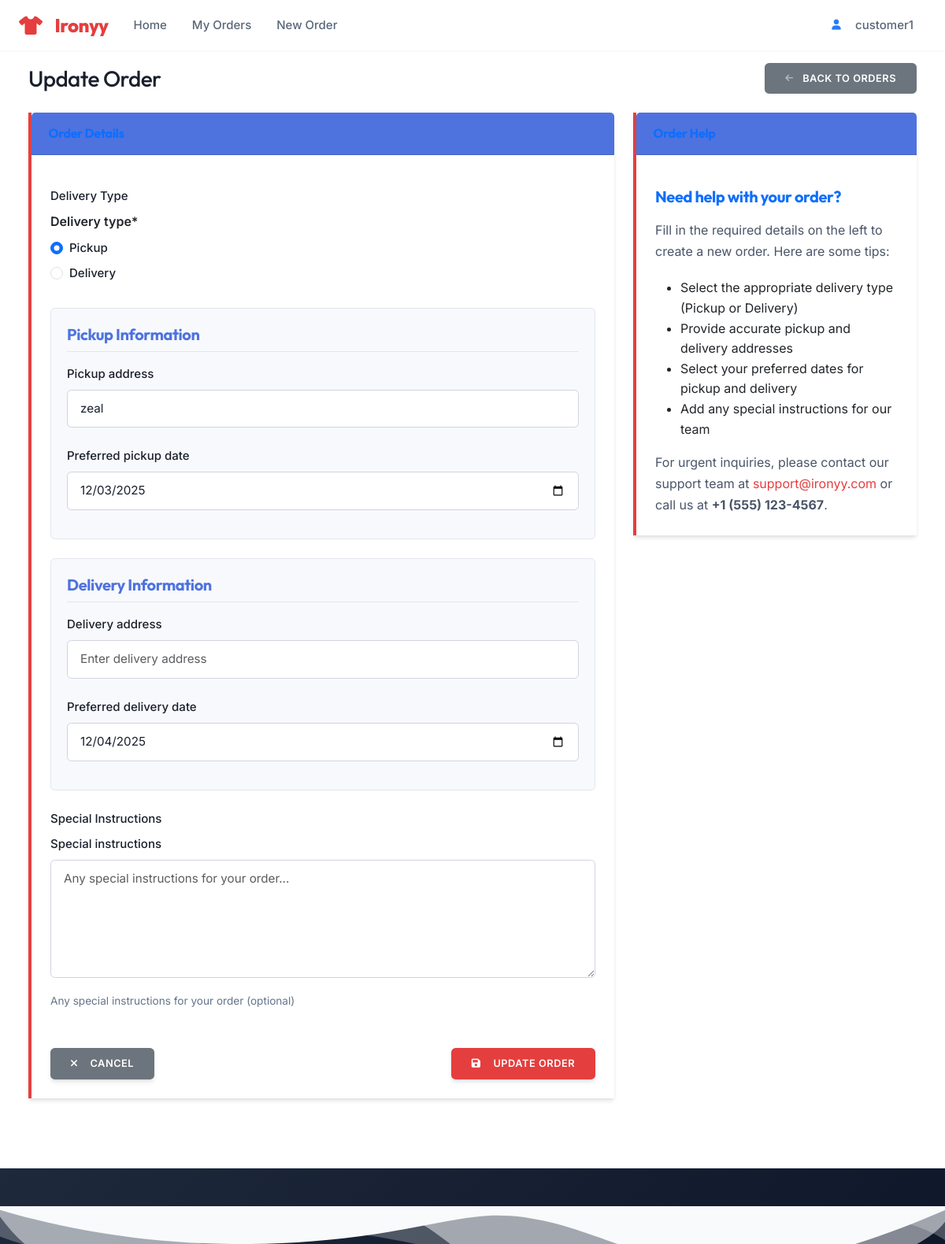
/orders/12/update/ (signed in), run on the app's committed database.
### accounts/models.py (models this page shows, shortened)
class User(AbstractUser):
    class Role(models.TextChoices):
        CUSTOMER = 'CUSTOMER', _('Customer')
        PRESS = 'PRESS', _('Press Person')
        DELIVERY = 'DELIVERY', _('Delivery Partner')
        ADMIN = 'ADMIN', _('Admin')
    username = None
    email = models.EmailField(
        _('email address'),
        unique=True,
        error_messages={
            'unique': _('A user with that email already exists.'),
        },
    )
    role = models.CharField(
        _('user role'),
        max_length=20,
        choices=Role.choices,
        default=Role.CUSTOMER,
        help_text=_('Designates the role of the user in the system.')
    )
    phone_regex = RegexValidator(
        regex=r'^\+?1?\d{9,15}$',
        message=_("Phone number must be entered in the format: '+999999999'. Up to 15 digits allowed.")
    )
    phone_number = models.CharField(
        _('phone number'),
        validators=[phone_regex],
        max_length=17,
        blank=True,
        null=True,
        help_text=_('Enter a valid phone number (e.g., +1234567890)')
    )
    is_active = models.BooleanField(
        _('active'),
        default=True,
        help_text=_(
            'Designates whether this user should be treated as active. '
            'Unselect this instead of deleting accounts.'
        ),
    )
    email_verified = models.BooleanField(
        _('email verified'),
        default=False,
        help_text=_('Designates whether this user has verified their email address.')
    )
    date_joined = models.DateTimeField(_('date joined'), default=timezone.now)
    last_login = models.DateTimeField(_('last login'), blank=True, null=True)
    updated_at = models.DateTimeField(_('updated at'), auto_now=True)
    USERNAME_FIELD = 'email'
    REQUIRED_FIELDS = ['first_name', 'last_name']
    objects = UserManager()
    class Meta(AbstractUser.Meta):
        verbose_name = _('user')
        verbose_name_plural = _('users')
        ordering = ['-date_joined']
        swappable = 'AUTH_USER_MODEL'
        permissions = [
            ('view_dashboard', 'Can view dashboard'),
            ('manage_users', 'Can manage users'),
            ('manage_orders', 'Can manage orders'),
        ]
    def get_short_name(self):
        return self.first_name or self.email.split('@')[0]
    @property
    def is_customer(self):
        return self.role == self.Role.CUSTOMER

### orders/models.py (models this page shows, shortened)
class Order(models.Model):
    class Status(models.TextChoices):
        DRAFT = 'draft', _('Draft')
        PENDING = 'pending', _('Pending Payment')
        CONFIRMED = 'confirmed', _('Confirmed')
        SCHEDULED_FOR_PICKUP = 'scheduled_for_pickup', _('Scheduled for Pickup')
        OUT_FOR_PICKUP = 'out_for_pickup', _('Out for Pickup')
        PICKED_UP = 'picked_up', _('Picked Up')
        PROCESSING = 'processing', _('In Progress')
        READY = 'ready', _('Ready for Delivery')
        OUT_FOR_DELIVERY = 'out_for_delivery', _('Out for Delivery')
        COMPLETED = 'completed', _('Completed')
        CANCELLED = 'cancelled', _('Cancelled')
        REFUNDED = 'refunded', _('Refunded')
        FAILED = 'failed', _('Failed')
    class PaymentStatus(models.TextChoices):
        PENDING = 'pending', _('Pending')
        AUTHORIZED = 'authorized', _('Authorized')
        PAID = 'paid', _('Paid')
        PARTIALLY_REFUNDED = 'partially_refunded', _('Partially Refunded')
        REFUNDED = 'refunded', _('Refunded')
        VOIDED = 'voided', _('Voided')
        FAILED = 'failed', _('Failed')
    class DeliveryType(models.TextChoices):
        PICKUP = 'pickup', _('Pickup')
        DELIVERY = 'delivery', _('Delivery')
    customer = models.ForeignKey(
        User,
        on_delete=models.PROTECT,
        related_name='orders',
        verbose_name=_('customer')
    )
    order_number = models.CharField(
        _('order number'),
        max_length=20,
        unique=True,
        db_index=True
    )
    status = models.CharField(
        _('status'),
        max_length=20,
        choices=Status.choices,
        default=Status.DRAFT,
        db_index=True
    )
    payment_status = models.CharField(
        _('payment status'),
        max_length=20,
        choices=PaymentStatus.choices,
        default=PaymentStatus.PENDING,
        db_index=True
    )
    delivery_type = models.CharField(
        _('delivery type'),
        max_length=10,
        choices=DeliveryType.choices,
        default=DeliveryType.PICKUP
    )
    pickup_address = models.TextField(_('pickup address'), blank=True)
    delivery_address = models.TextField(_('delivery address'), blank=True)
    preferred_pickup_date = models.DateField(_('preferred pickup date'), null=True, blank=True)
    preferred_delivery_date = models.DateField(_('preferred delivery date'), null=True, blank=True)
    subtotal = models.DecimalField(
        _('subtotal'),
        max_digits=10,
        decimal_places=2,
        default=Decimal('0.00')
    )
    tax_amount = models.DecimalField(
        _('tax amount'),
        max_digits=10,
        decimal_places=2,
        default=Decimal('0.00')
    )
    shipping_cost = models.DecimalField(
        _('shipping cost'),
        max_digits=10,
        decimal_places=2,
        default=Decimal('0.00')
    )
    discount_amount = models.DecimalField(
        _('discount amount'),
        max_digits=10,
        decimal_places=2,
        default=Decimal('0.00')
    )
    total_amount = models.DecimalField(
        _('total amount'),
        max_digits=10,
        decimal_places=2,
        default=Decimal('0.00')
    )
    assigned_staff = models.ForeignKey(
        User,
        on_delete=models.SET_NULL,
        null=True,
        blank=True,
        related_name='assigned_orders',
        verbose_name=_('assigned staff')
    )
    delivery_person = models.ForeignKey(
        User,
        on_delete=models.SET_NULL,
        null=True,
        blank=True,
        related_name='delivery_orders',
        verbose_name=_('delivery person')
    )
    created_at = models.DateTimeField(_('created at'), auto_now_add=True)
    updated_at = models.DateTimeField(_('updated at'), auto_now=True)
    confirmed_at = models.DateTimeField(_('confirmed at'), null=True, blank=True)
    completed_at = models.DateTimeField(_('completed at'), null=True, blank=True)
    cancelled_at = models.DateTimeField(_('cancelled at'), null=True, blank=True)
    special_instructions = models.TextField(_('special instructions'), blank=True)
    internal_notes = models.TextField(_('internal notes'), blank=True)
    cancellation_reason = models.TextField(_('cancellation reason'), blank=True)
    payment_method = models.CharField(_('payment method'), max_length=50, blank=True)
    payment_reference = models.CharField(_('payment reference'), max_length=100, blank=True)
    payment_date = models.DateTimeField(_('payment date'), null=True, blank=True)
    class Meta:
        ordering = ['-created_at']

### orders/views.py (the view, shortened to what this page needs)
# urls.py: path('<int:pk>/update/', views.OrderUpdateView.as_view(), name='update'),
class OrderUpdateView(LoginRequiredMixin, UserPassesTestMixin, UpdateView):
    model = Order
    form_class = OrderForm
    template_name = 'orders/order_form.html'
    def test_func(self):
        order = self.get_object()
        return self.request.user == order.customer or self.request.user.is_staff
    def get_form_kwargs(self):
        kwargs = super().get_form_kwargs()
        kwargs['user'] = self.request.user
        return kwargs
    def get_form(self, form_class=None):
        form = super().get_form(form_class)
        if not self.request.user.is_staff:
            if 'status' in form.fields:
                del form.fields['status']
            if 'payment_status' in form.fields:
                del form.fields['payment_status']
        return form

### orders/templates/orders/order_form.html (shortened to what this page needs)
{% extends 'base.html' %}
{% load static crispy_forms_tags %}
{% block content %}
<div class="container-fluid">
    <div class="d-sm-flex align-items-center justify-content-between mb-4">
        <h1 class="h3 mb-0 text-gray-800">{% if form.instance.pk %}Update{% else %}Create New{% endif %} Order</h1>
        <a href="{% if form.instance.pk %}{% url 'orders:detail' form.instance.pk %}{% else %}{% url 'orders:list' %}{% endif %}"
           class="d-none d-sm-inline-block btn btn-sm btn-secondary shadow-sm">
             Back to Orders
        </a>
    </div>
    <div class="row">
        <div class="col-lg-8">
            <div class="card shadow mb-4">
                <div class="card-header py-3">
                    <h6 class="m-0 font-weight-bold text-primary">Order Details</h6>
                </div>
                <div class="card-body">
                    <form method="post" id="orderForm" class="needs-validation" novalidate action="{% if form.instance.pk %}{% url 'orders:update' form.instance.pk %}{% else %}{% url 'orders:create' %}{% endif %}">
                        <div class="form-group mb-4">
                            <label class="form-label">Delivery Type</label>
                            {{ form.delivery_type|as_crispy_field }}
                        </div>
                        <div class="form-section" id="pickupAddressSection">
                            <h5>Pickup Information</h5>
                            <div class="form-group">
                                {{ form.pickup_address|as_crispy_field }}
                            </div>
                            <div class="form-group">
                                {{ form.preferred_pickup_date|as_crispy_field }}
                            </div>
                        </div>
                        <div class="form-section" id="deliveryAddressSection">
                            <h5>Delivery Information</h5>
                            <div class="form-group">
                                {{ form.delivery_address|as_crispy_field }}
                            </div>
                            <div class="form-group">
                                {{ form.preferred_delivery_date|as_crispy_field }}
                            </div>
                        </div>
                        <div class="form-group mb-4">
                            <label class="form-label">Special Instructions</label>
                            {{ form.special_instructions|as_crispy_field }}
                            <small class="form-text text-muted">Any special instructions for your order (optional)</small>
                        </div>
                        <div class="d-flex justify-content-between mt-5">
                            <a href="{% if form.instance.pk %}{% url 'orders:detail' form.instance.pk %}{% else %}{% url 'orders:list' %}{% endif %}"
                               class="btn btn-secondary">
                                <i class="fas fa-times"></i> Cancel
                            </a>
                            <button type="submit" class="btn btn-primary">
                                <i class="fas fa-save"></i> {% if form.instance.pk %}Update{% else %}Create{% endif %} Order
                            </button>
                        </div>
                    </form>
                </div>
            </div>
        </div>
        <div class="col-lg-4">
            <div class="card shadow mb-4">
                <div class="card-header py-3">
                    <h6 class="m-0 font-weight-bold text-primary">Order Help</h6>
                </div>
                <div class="card-body">
                    <h5 class="text-primary">Need help with your order?</h5>
                    <p>Fill in the required details on the left to create a new order. Here are some tips:</p>
                    <ul>
                        <li>Select the appropriate delivery type (Pickup or Delivery)</li>
                        <li>Provide accurate pickup and delivery addresses</li>
                        <li>Select your preferred dates for pickup and delivery</li>
                        <li>Add any special instructions for our team</li>
                    </ul>
                    <p class="mb-0">For urgent inquiries, please contact our support team at <a href="mailto:support@ironyy.com">support@ironyy.com</a> or call us at <strong>+1 (555) 123-4567</strong>.</p>
                </div>
            </div>
        </div>
    </div>
</div>
{% endblock %}

### templates/base.html (shortened to what this page needs)
<!DOCTYPE html>
{% load static %}
<html lang="en" class="h-100">
<head>
    <link href="https://cdn.jsdelivr.net/npm/bootstrap@5.3.0/dist/css/bootstrap.min.css" rel="stylesheet">
    <link href="https://cdnjs.cloudflare.com/ajax/libs/font-awesome/6.0.0/css/all.min.css" rel="stylesheet">
    <link href="{% static 'css/style.css' %}" rel="stylesheet">
</head>
<body class="d-flex flex-column h-100">
    {% if not '/dashboard/' in request.path and not '/accounts/' in request.path %}
    <nav class="navbar navbar-expand-lg">
        <div class="container">
            <a class="navbar-brand" href="/">
                <i class="fas fa-tshirt me-2"></i>Ironyy
            </a>
            <div class="collapse navbar-collapse" id="navbarNav">
                <ul class="navbar-nav me-auto">
                    <li class="nav-item">
                        <a class="nav-link" href="/">Home</a>
                    </li>
                    {% if user.is_authenticated %}
                    <li class="nav-item">
                        <a class="nav-link" href="{% url 'dashboard:home' %}">
                            {% if user.is_customer %}My Orders{% else %}Dashboard{% endif %}
                        </a>
                    </li>
                    {% if user.is_customer %}
                    <li class="nav-item">
                        <a class="nav-link" href="{% url 'orders:create' %}">New Order</a>
                    </li>
                    {% endif %}
                    {% endif %}
                </ul>
                <ul class="navbar-nav nav-actions">
                    {% if user.is_authenticated %}
                    <li class="nav-item dropdown">
                        <a class="nav-link dropdown-toggle" href="#" id="userDropdown" role="button"
                            data-bs-toggle="dropdown" aria-expanded="false">
                            <div class="d-inline-flex align-items-center gap-2">
                                <div class="avatar-circle bg-primary-50 text-primary rounded-circle d-flex align-items-center justify-content-center"
                                    style="width: 32px; height: 32px;">
                                    <i class="fas fa-user small"></i>
                                </div>
                                <span>{{ user.get_short_name|default:user.email }}</span>
                            </div>
                        </a>
                    </li>
                    {% endif %}
                </ul>
            </div>
        </div>
    </nav>
    {% endif %}
    {% if '/dashboard/' in request.path %}
        {% block dashboard_layout %}{% endblock %}
    {% else %}
        <main class="py-3">
            <div class="container">
                {% block content %}{% endblock %}
            </div>
        </main>
    {% endif %}
    <footer class="site-footer">
        <div class="footer-wave">
        </div>
    </footer>
</body>
</html>

### templates/base.html (style rules this page uses)
body { min-height: 100vh; display: flex; flex-direction: column; margin: 0; padding: 0; }

### orders/templates/orders/order_form.html (style rules this page uses)
.form-label { font-weight: 600; margin-bottom: 0.5rem; }
.card { box-shadow: 0 0.15rem 1.75rem 0 rgba(58, 59, 69, 0.15); margin-bottom: 2rem; }
.card-header { padding: 1rem 1.35rem; margin-bottom: 1rem; border-bottom: 1px solid rgba(0, 0, 0, 0.125); background-color: #4e73df; color: white; }
.form-control, .form-select { border-radius: 0.35rem; padding: 0.75rem 1rem; border: 1px solid #d1d3e2; }
.btn { display: inline-flex; align-items: center; justify-content: center; font-weight: 600; padding: 0.5rem 1.5rem; border-radius: 0.35rem; transition: all 0.3s; }
.btn i { margin-right: 0.5rem; }
.form-section { margin-bottom: 1.5rem; padding: 1.25rem; background: #f8f9fc; border-radius: 0.35rem; border: 1px solid #e3e6f0; }
.form-section h5 { color: #4e73df; margin-bottom: 1rem; padding-bottom: 0.5rem; border-bottom: 1px solid #e3e6f0; }

### data on the page
User: get_short_name "customer1"
Order: delivery_type "☑ Pickup ☐ Delivery", pickup_address "zeal", preferred_pickup_date "12/03/2025", preferred_delivery_date "12/04/2025"
